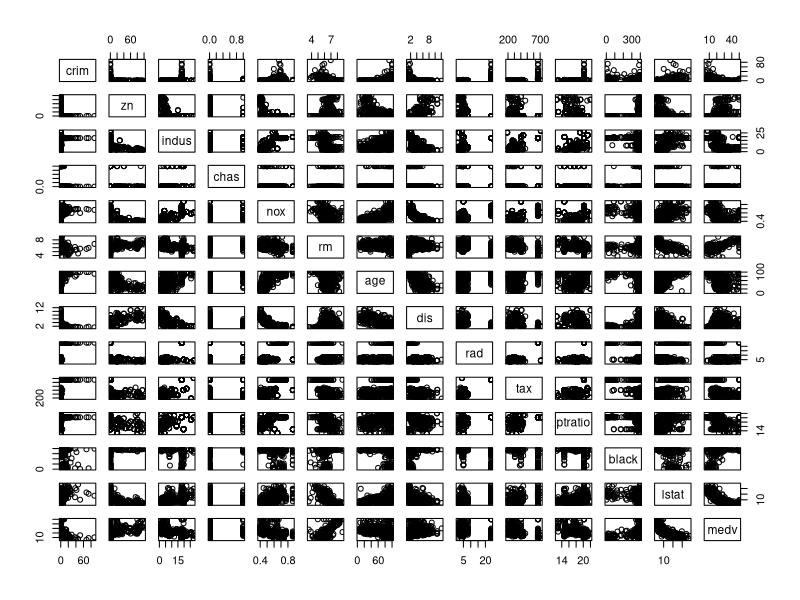
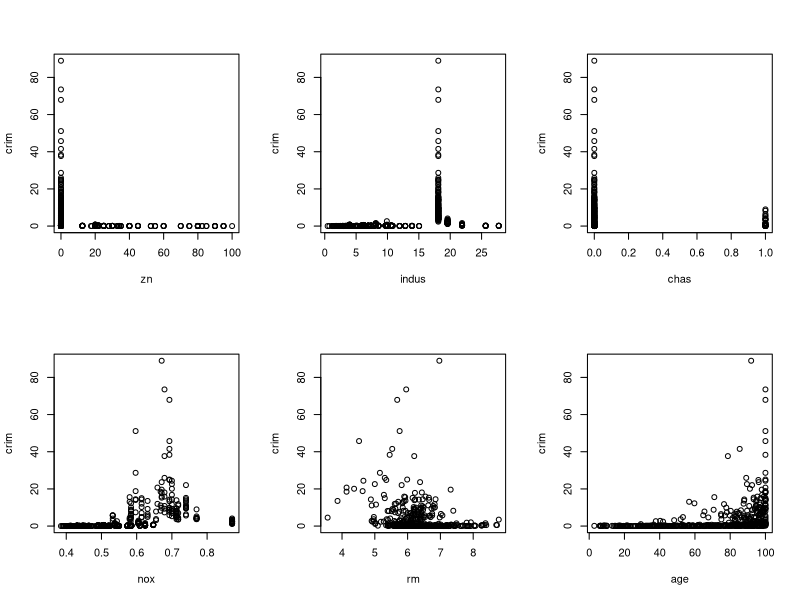
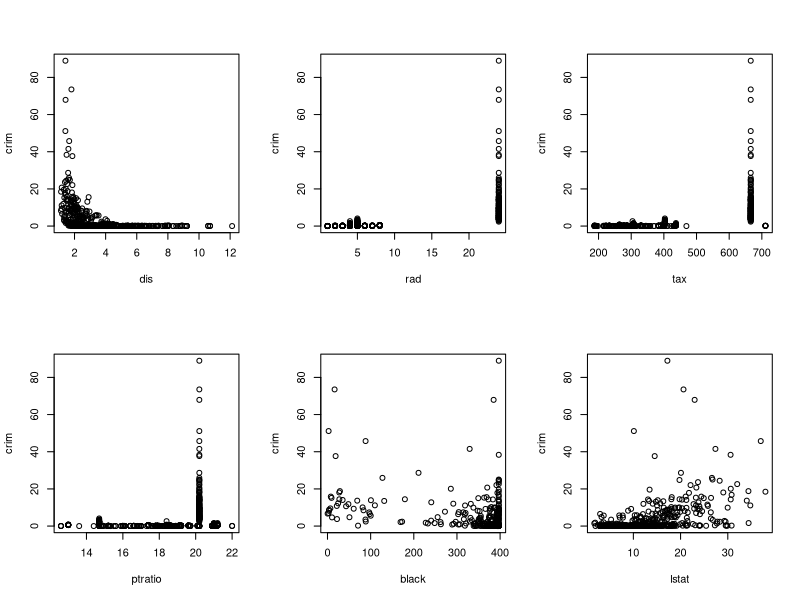
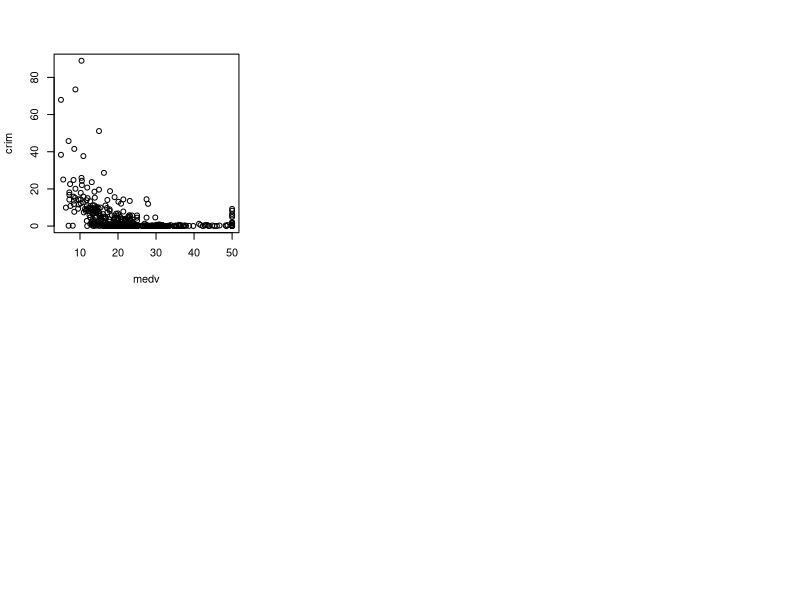
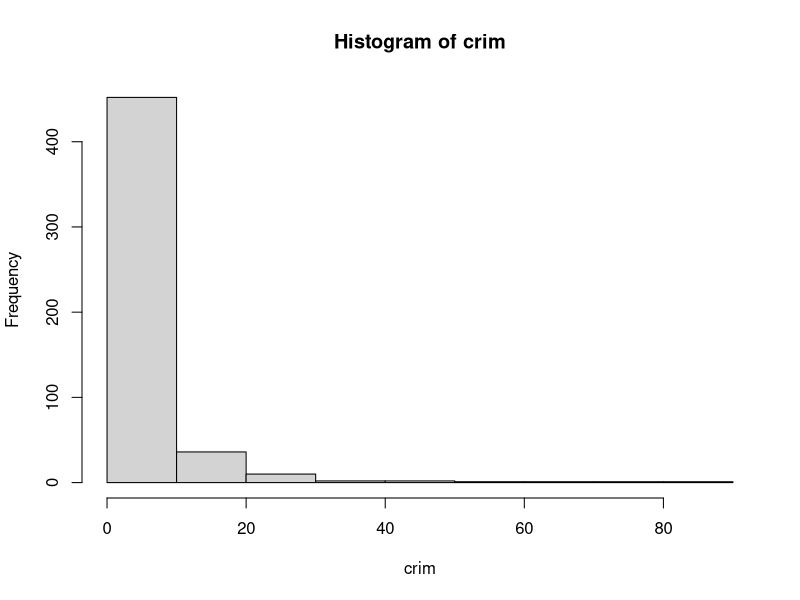
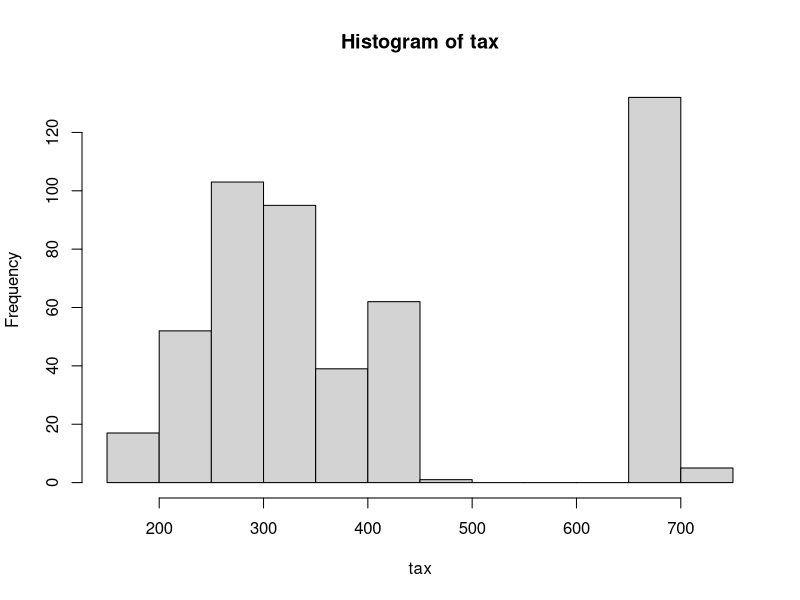
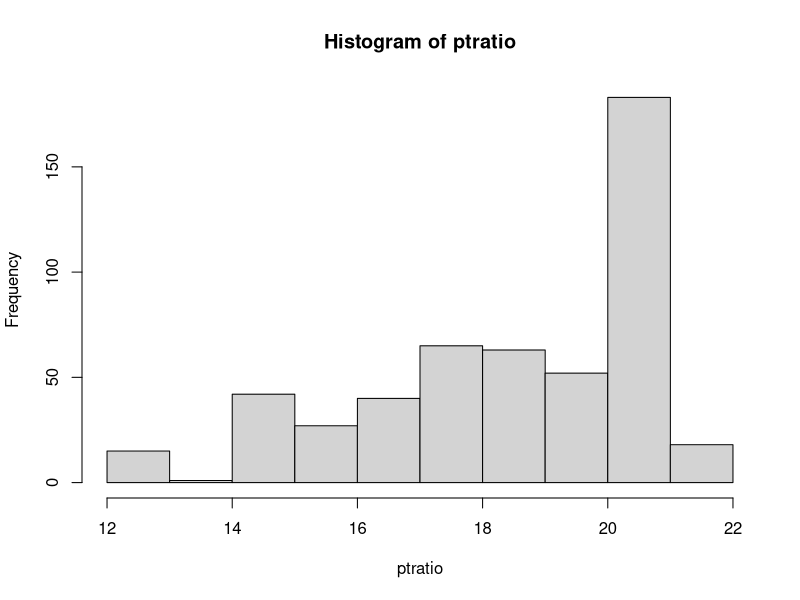

Generate these figures, in order, with R:
## ---- chunk 1
library(MASS)
## ---- chunk 2
attach(Boston)
## ---- chunk 3
pairs(Boston)
## ---- chunk 4
par(mfrow = c(2,3))
for (i in 2:ncol(Boston)){
  plot(Boston[ ,i], crim, xlab = colnames(Boston)[i])
}

## ---- chunk 5
par(mfrow=c(1,1))
hist(crim)
hist(tax)
hist(ptratio)
## ---- chunk 6
total_suburbs <- nrow(Boston)
sample_size <- nrow(Boston)/2
train_set <- sample(total_suburbs, sample_size, replace = F)

Boston_train <- Boston[train_set, ]
Boston_test <- Boston[-c(train_set), ]

## ---- chunk 7
fit <- lm(crim ~ ., Boston_train)
summary(fit)
## ---- chunk 8
y_est_train <- predict(fit, Boston_train)
mean((y_est_train - Boston_train$crim)^2)
mean(fit$residuals^2)
## ---- chunk 9
y_est_test <- predict(fit, Boston_test)
mean((y_est_test - Boston_test$crim)^2)
